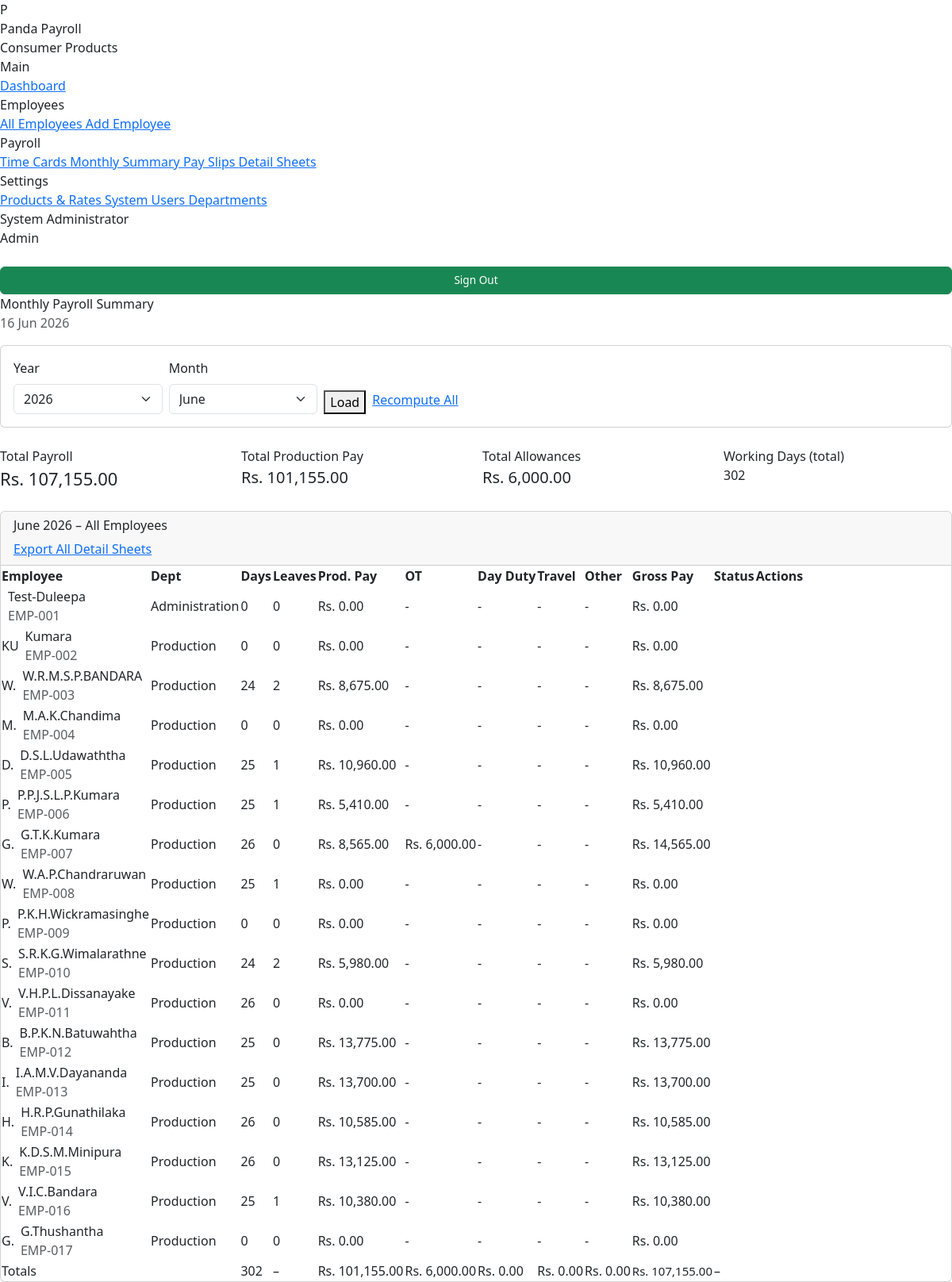
Screenshot of /modules/payroll/summary.php (signed in) with the database file from the repository.
### tables this page shows
CREATE TABLE `employees` (
  `id` int(10) UNSIGNED NOT NULL,
  `emp_code` varchar(20) NOT NULL,
  `full_name` varchar(150) NOT NULL,
  `nic` varchar(20) NOT NULL,
  `gender` enum('male','female','other') NOT NULL,
  `date_of_birth` date NOT NULL,
  `join_date` date NOT NULL,
  `department_id` int(10) UNSIGNED NOT NULL,
  `designation` varchar(100) NOT NULL,
  `phone` varchar(20) NOT NULL,
  `email` varchar(150) DEFAULT NULL,
  `address` text NOT NULL,
  `bank_name` varchar(100) DEFAULT NULL,
  `bank_branch` varchar(100) DEFAULT NULL,
  `account_number` varchar(50) DEFAULT NULL,
  `emergency_name` varchar(150) DEFAULT NULL,
  `emergency_phone` varchar(20) DEFAULT NULL,
  `emergency_relation` varchar(60) DEFAULT NULL,
  `photo` varchar(255) DEFAULT NULL,
  `is_active` tinyint(1) NOT NULL DEFAULT 1,
  `created_by` int(10) UNSIGNED NOT NULL,
  `created_at` datetime NOT NULL DEFAULT current_timestamp(),
  `updated_at` datetime NOT NULL DEFAULT current_timestamp() ON UPDATE current_timestamp()
);

CREATE TABLE `departments` (
  `id` int(10) UNSIGNED NOT NULL,
  `name` varchar(100) NOT NULL,
  `created_at` datetime NOT NULL DEFAULT current_timestamp()
);

### core/helpers.php (called while the page is built, shortened)
<?php
function sanitize(mixed $value): string
{
    return htmlspecialchars(trim((string)$value), ENT_QUOTES, 'UTF-8');
}
function getInt(string $key, int $default = 0): int
{
    return isset($_GET[$key]) ? (int)$_GET[$key] : $default;
}
function csrfToken(): string
{
    return $_SESSION['csrf_token'];
}
function monthName(int $month): string
{
    return date('F', mktime(0, 0, 0, $month, 1));
}
function formatRs(float $amount): string
{
    return 'Rs. ' . number_format($amount, 2);
}

### core/Auth.php (called while the page is built, shortened)
<?php
class Auth
{
    public static function role(): string { self::start(); return $_SESSION['role'] ?? ''; }
    public static function isAdmin(): bool { return self::role() === 'admin'; }
}

### core/Database.php (called while the page is built, shortened)
<?php
class Database
{
    private static ?Database $instance = null;
    private PDO $pdo;
    private function __construct()
    {
        $dsn = sprintf(
            'mysql:host=%s;dbname=%s;charset=%s',
            DB_HOST, DB_NAME, DB_CHARSET
        );
        $options = [
            PDO::ATTR_ERRMODE            => PDO::ERRMODE_EXCEPTION,
            PDO::ATTR_DEFAULT_FETCH_MODE => PDO::FETCH_ASSOC,
            PDO::ATTR_EMULATE_PREPARES   => false,
        ];
        try {
            $this->pdo = new PDO($dsn, DB_USER, DB_PASS, $options);
        } catch (PDOException $e) {
            error_log('DB connection failed: ' . $e->getMessage());
            die('Database connection failed. Check error log.');
        }
    }
    public static function getInstance(): Database
    {
        if (self::$instance === null) {
            self::$instance = new self();
        }
        return self::$instance;
    }
    public function query(string $sql, array $params = []): PDOStatement
    {
        $stmt = $this->pdo->prepare($sql);
        $stmt->execute($params);
        return $stmt;
    }
    public function fetchAll(string $sql, array $params = []): array
    {
        return $this->query($sql, $params)->fetchAll();
    }
}

### modules/payroll/summary.php (the view, shortened to what this page needs)
<?php
$db    = Database::getInstance();
$year  = getInt('year',  (int) date('Y'));
$month = getInt('month', (int) date('m'));
$rows = $db->fetchAll(
    'SELECT e.id, e.emp_code, e.full_name, e.photo, d.name AS dept_name,
            COALESCE(ps.days_worked,0)      AS days_worked,
            COALESCE(ps.days_leave,0)       AS days_leave,
            COALESCE(ps.total_production,0) AS total_production,
            COALESCE(ps.total_ot,0)         AS total_ot,
            COALESCE(ps.total_day_duty,0)   AS total_day_duty,
            COALESCE(ps.total_travelling,0) AS total_travelling,
            COALESCE(ps.total_other,0)      AS total_other,
            COALESCE(ps.gross_pay,0)        AS gross_pay,
            ps.is_locked
       FROM employees e
       JOIN departments d ON d.id = e.department_id
       LEFT JOIN payroll_summaries ps
              ON ps.employee_id = e.id
             AND ps.payroll_year  = ?
             AND ps.payroll_month = ?
      WHERE e.is_active = 1
      ORDER BY e.emp_code',
    [$year, $month]
);
$totals = ['days_worked'=>0,'total_production'=>0,'total_ot'=>0,
           'total_day_duty'=>0,'total_travelling'=>0,'total_other'=>0,'gross_pay'=>0];
foreach ($rows as $r) {
    foreach (array_keys($totals) as $k) {
        $totals[$k] += (float) $r[$k];
    }
}
require ROOT_PATH . '/templates/layout.php';
?>
<div class="card mb-4">
    <div class="card-body">
        <form method="GET" class="row g-2 align-items-end">
            <div class="col-md-2">
                <label class="form-label">Year</label>
                <select name="year" class="form-select">
                    <?php for ($y = (int)date('Y'); $y >= 2023; $y--): ?>
                        <option value="<?= $y ?>" <?= $y === $year ? 'selected' : '' ?>><?= $y ?></option>
                    <?php endfor; ?>
                </select>
            </div>
            <div class="col-md-2">
                <label class="form-label">Month</label>
                <select name="month" class="form-select">
                    <?php for ($m = 1; $m <= 12; $m++): ?>
                        <option value="<?= $m ?>" <?= $m === $month ? 'selected' : '' ?>>
                            <?= monthName($m) ?>
                        </option>
                    <?php endfor; ?>
                </select>
            </div>
            <div class="col-md-4 d-flex gap-2">
                <button type="submit" class="btn-pp btn-pp-primary">
                    <i class="ti ti-arrow-right"></i> Load
                </button>
                <?php if (Auth::isAdmin()): ?>
                <a href="?year=<?= $year ?>&month=<?= $month ?>&recompute=1&csrf_token=<?= csrfToken() ?>"
                   class="btn-pp btn-pp-outline"
                   onclick="return confirm('Recompute payroll for all employees for <?= monthName($month).' '.$year ?>?')">
                    <i class="ti ti-refresh"></i> Recompute All
                </a>
                <?php endif; ?>
            </div>
        </form>
    </div>
</div>
<div class="row g-3 mb-4">
    <div class="col-md-3">
        <div class="metric-card">
            <div class="metric-label">Total Payroll</div>
            <div class="metric-value green" style="font-size:22px"><?= formatRs($totals['gross_pay']) ?></div>
        </div>
    </div>
    <div class="col-md-3">
        <div class="metric-card">
            <div class="metric-label">Total Production Pay</div>
            <div class="metric-value" style="font-size:20px"><?= formatRs($totals['total_production']) ?></div>
        </div>
    </div>
    <div class="col-md-3">
        <div class="metric-card">
            <div class="metric-label">Total Allowances</div>
            <div class="metric-value" style="font-size:20px">
                <?= formatRs($totals['total_ot'] + $totals['total_day_duty'] + $totals['total_travelling'] + $totals['total_other']) ?>
            </div>
        </div>
    </div>
    <div class="col-md-3">
        <div class="metric-card">
            <div class="metric-label">Working Days (total)</div>
            <div class="metric-value"><?= $totals['days_worked'] ?></div>
        </div>
    </div>
</div>
<div class="card">
    <div class="card-header">
        <h6 class="card-title"><?= monthName($month) ?> <?= $year ?> – All Employees</h6>
        <a href="<?= APP_URL ?>/modules/reports/detail_sheet.php?all=1&year=<?= $year ?>&month=<?= $month ?>"
           target="_blank" class="btn-pp btn-pp-outline btn-pp-sm">
            <i class="ti ti-download"></i> Export All Detail Sheets
        </a>
    </div>
    <div class="table-responsive">
        <table class="pp-table">
            <thead>
                <tr>
                    <th>Employee</th>
                    <th>Dept</th>
                    <th>Days</th>
                    <th>Leaves</th>
                    <th>Prod. Pay</th>
                    <th>OT</th>
                    <th>Day Duty</th>
                    <th>Travel</th>
                    <th>Other</th>
                    <th>Gross Pay</th>
                    <th>Status</th>
                    <th>Actions</th>
                </tr>
            </thead>
            <tbody>
            <?php foreach ($rows as $r): ?>
                <tr>
                    <td>
                        <div class="d-flex align-items-center gap-2">
                            <div class="emp-avatar">
                                <?php if ($r['photo']): ?>
                                    <img src="<?= APP_URL ?>/uploads/employees/<?= sanitize($r['photo']) ?>" alt="">
                                <?php else: ?>
                                    <?= strtoupper(substr($r['full_name'], 0, 2)) ?>
                                <?php endif; ?>
                            </div>
                            <div>
                                <div class="fw-600 fs-13"><?= sanitize($r['full_name']) ?></div>
                                <div class="text-muted fs-12"><?= sanitize($r['emp_code']) ?></div>
                            </div>
                        </div>
                    </td>
                    <td class="fs-12"><?= sanitize($r['dept_name']) ?></td>
                    <td><?= $r['days_worked'] ?></td>
                    <td><?= $r['days_leave'] ?></td>
                    <td><?= formatRs($r['total_production']) ?></td>
                    <td><?= $r['total_ot'] > 0 ? formatRs($r['total_ot']) : '-' ?></td>
                    <td><?= $r['total_day_duty'] > 0 ? formatRs($r['total_day_duty']) : '-' ?></td>
                    <td><?= $r['total_travelling'] > 0 ? formatRs($r['total_travelling']) : '-' ?></td>
                    <td><?= $r['total_other'] > 0 ? formatRs($r['total_other']) : '-' ?></td>
                    <td class="fw-600 text-green"><?= formatRs($r['gross_pay']) ?></td>
                    <td>
                        <span class="badge rounded-pill <?= $r['is_locked'] ? 'badge-inactive' : 'badge-active' ?>">
                        </span>
                    </td>
                    <td>
                    </td>
                </tr>
            <?php endforeach; ?>
            </tbody>
            <tfoot>
                <tr>
                    <td colspan="2" class="fw-600">Totals</td>
                    <td class="fw-600"><?= $totals['days_worked'] ?></td>
                    <td>–</td>
                    <td class="fw-600"><?= formatRs($totals['total_production']) ?></td>
                    <td class="fw-600"><?= formatRs($totals['total_ot']) ?></td>
                    <td class="fw-600"><?= formatRs($totals['total_day_duty']) ?></td>
                    <td class="fw-600"><?= formatRs($totals['total_travelling']) ?></td>
                    <td class="fw-600"><?= formatRs($totals['total_other']) ?></td>
                    <td class="fw-600 text-green" style="font-size:15px"><?= formatRs($totals['gross_pay']) ?></td>
                    <td colspan="2">–</td>
                </tr>
            </tfoot>
        </table>
    </div>
</div>
<?php require ROOT_PATH . '/templates/layout_footer.php'; ?>

### rows the page displays
employees: full_name "Test-Duleepa", emp_code "EMP-001", department.name "Administration", days_worked "0", days_leave "0", total_production "Rs. 0.00", gross_pay "Rs. 0.00"
employees: full_name "KU", full_name "Kumara", emp_code "EMP-002", department.name "Production", days_worked "0", days_leave "0", total_production "Rs. 0.00", gross_pay "Rs. 0.00"
employees: full_name "W.", full_name "W.R.M.S.P.BANDARA", emp_code "EMP-003", department.name "Production", days_worked "24", days_leave "2", total_production "Rs. 8,675.00", gross_pay "Rs. 8,675.00"
employees: full_name "M.", full_name "M.A.K.Chandima", emp_code "EMP-004", department.name "Production", days_worked "0", days_leave "0", total_production "Rs. 0.00", gross_pay "Rs. 0.00"
employees: full_name "D.", full_name "D.S.L.Udawaththa", emp_code "EMP-005", department.name "Production", days_worked "25", days_leave "1", total_production "Rs. 10,960.00", gross_pay "Rs. 10,960.00"
employees: full_name "P.", full_name "P.P.J.S.L.P.Kumara", emp_code "EMP-006", department.name "Production", days_worked "25", days_leave "1", total_production "Rs. 5,410.00", gross_pay "Rs. 5,410.00"
employees: full_name "G.", full_name "G.T.K.Kumara", emp_code "EMP-007", department.name "Production", days_worked "26", days_leave "0", total_production "Rs. 8,565.00", total_ot "Rs. 6,000.00", gross_pay "Rs. 14,565.00"
employees: full_name "W.", full_name "W.A.P.Chandraruwan", emp_code "EMP-008", department.name "Production", days_worked "25", days_leave "1", total_production "Rs. 0.00", gross_pay "Rs. 0.00"
employees: full_name "P.", full_name "P.K.H.Wickramasinghe", emp_code "EMP-009", department.name "Production", days_worked "0", days_leave "0", total_production "Rs. 0.00", gross_pay "Rs. 0.00"
employees: full_name "S.", full_name "S.R.K.G.Wimalarathne", emp_code "EMP-010", department.name "Production", days_worked "24", days_leave "2", total_production "Rs. 5,980.00", gross_pay "Rs. 5,980.00"
employees: full_name "V.", full_name "V.H.P.L.Dissanayake", emp_code "EMP-011", department.name "Production", days_worked "26", days_leave "0", total_production "Rs. 0.00", gross_pay "Rs. 0.00"
employees: full_name "B.", full_name "B.P.K.N.Batuwahtha", emp_code "EMP-012", department.name "Production", days_worked "25", days_leave "0", total_production "Rs. 13,775.00", gross_pay "Rs. 13,775.00"
employees: full_name "I.", full_name "I.A.M.V.Dayananda", emp_code "EMP-013", department.name "Production", days_worked "25", days_leave "0", total_production "Rs. 13,700.00", gross_pay "Rs. 13,700.00"
employees: full_name "H.", full_name "H.R.P.Gunathilaka", emp_code "EMP-014", department.name "Production", days_worked "26", days_leave "0", total_production "Rs. 10,585.00", gross_pay "Rs. 10,585.00"
employees: full_name "K.", full_name "K.D.S.M.Minipura", emp_code "EMP-015", department.name "Production", days_worked "26", days_leave "0", total_production "Rs. 13,125.00", gross_pay "Rs. 13,125.00"
employees: full_name "V.", full_name "V.I.C.Bandara", emp_code "EMP-016", department.name "Production", days_worked "25", days_leave "1", total_production "Rs. 10,380.00", gross_pay "Rs. 10,380.00"
employees: full_name "G.", full_name "G.Thushantha", emp_code "EMP-017", department.name "Production", days_worked "0", days_leave "0", total_production "Rs. 0.00", gross_pay "Rs. 0.00"

### other values shown
Auth::name() "System Administrator"
$roleLabel "Admin"
$pageTitle "Monthly Payroll Summary"
formatRs($totals['gross_pay']) "Rs. 107,155.00"
formatRs($totals['total_production']) "Rs. 101,155.00"
$totals['days_worked'] "302"
monthName($month) "June"
$year "2026"
formatRs($totals['total_ot']) "Rs. 6,000.00"
formatRs($totals['total_day_duty']) "Rs. 0.00"
formatRs($totals['total_travelling']) "Rs. 0.00"
formatRs($totals['total_other']) "Rs. 0.00"
form field year "2026"
form field month "June"
